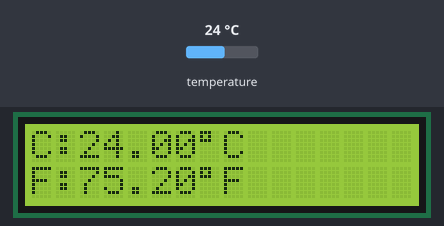
The sketch below on a simulated Arduino Uno, built with avr-gcc and run on an emulated ATmega328P. Shown: 16×2 character LCD. The inputs (shaded band) are chosen by the test bench; at power-on: temperature 24 °C. What the sketch prints to the serial monitor is not drawn.

Above: at 2.2 s.
2.3 s: temperature set to 12 °C
At 9.8 s:
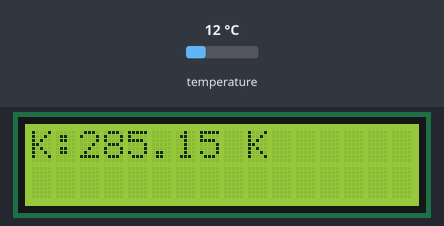
12.1 s: temperature set to 19 °C
At 17.2 s:
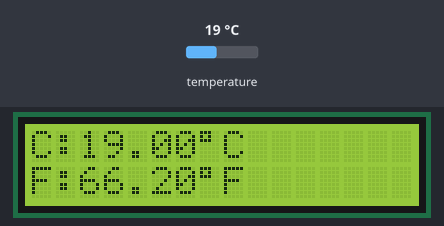
19.6 s: temperature set to 28 °C
At 22.3 s:
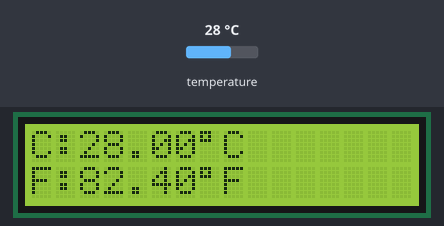
Timing chart, 0 to 23.8 s (numbered marks = the images above; inputs shaded):
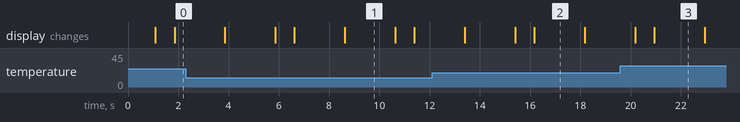

The sketch:

Sensor_de_temperatura.ino
```cpp
#include <OneWire.h>
#include <DallasTemperature.h>
#include <LiquidCrystal.h>


#define ONE_WIRE_BUS 2


OneWire oneWire(ONE_WIRE_BUS);


DallasTemperature sensors(&oneWire);


LiquidCrystal lcd(7, 6, 5, 4, 3, 8);

void setup() {
  Serial.begin(9600);
  sensors.begin();
  lcd.begin(16, 2);
  lcd.print("Medindo temp...");
  delay(1000);
  lcd.clear();
}

void loop() {

  sensors.requestTemperatures();

  // Captura a temperatura em Celsius
  float tempC = sensors.getTempCByIndex(0);


  float tempF = (tempC * 9.0 / 5.0) + 32.0;
  float tempK = tempC + 273.15;

  Serial.print("Celsius: ");
  Serial.print(tempC);
  Serial.print(" *C  |  Fahrenheit: ");
  Serial.print(tempF);
  Serial.print(" *F  |  Kelvin: ");
  Serial.print(tempK);
  Serial.println(" K");


  lcd.setCursor(0, 0);
  lcd.print("C:");
  lcd.print(tempC);
  lcd.print((char)223);
  lcd.print("C");

  lcd.setCursor(0, 1);
  lcd.print("F:");
  lcd.print(tempF);
  lcd.print((char)223);
  lcd.print("F");

  delay(2000);

  lcd.clear();
  lcd.setCursor(0, 0);
  lcd.print("K:");
  lcd.print(tempK);
  lcd.print(" K");

  delay(2000);
  lcd.clear();
}
```

Measured:
- what the display in image 1 shows lasts 2.0 s, from 8.6 s to 10.6 s
